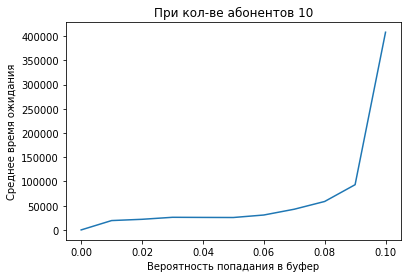

The script that drew this image:
import matplotlib.pyplot as plt
import random

def Func():
    global BUF
    global N
    global ListOfProbability
    global AverageOfT
    global p

    while p <= 1/N:
        query = list()
        m = 0
        ListOfProbability.append(p)
        while m <= BUF:
            SumOfAb = 0
            n = 0
            while n <= N:
                SumOfAb += random.choices([1, 0], [p, 1 - p])[0]
                n += 1
            if len(query) == 0: query.append(0)
            if query[-1] <= 0: query.append(SumOfAb)
            if query[-1] > 0:
                result = int(query[-1] - 1 + SumOfAb)
                query.append(result)
            m += 1
        SumOfQuery = sum(query)
        if p == 0: AverageOfT.append(0)
        if p != 0:
            result = int(SumOfQuery/p)
            AverageOfT.append(result)
        p += 0.01

    plt.xlabel("Вероятность попадания в буфер")
    plt.ylabel("Среднее время ожидания")
    plt.title('При кол-ве абонентов ' + str(N))
    plt.plot(ListOfProbability, AverageOfT)
    plt.show()

BUF = 1000                  #размер буфера
N = int(input("Сколько абонентов=? "))  #число абонентов
p = 0                       #вероятность
ListOfProbability = list()  #массив вероятности
AverageOfT = list()         #среднее
Func()                      #вызов функции
